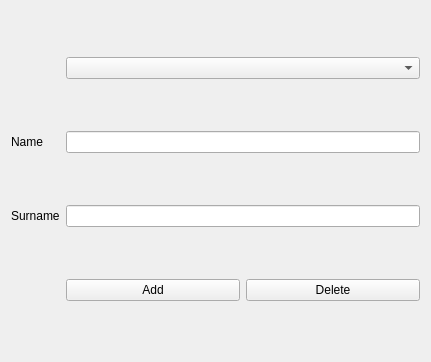
<?xml version="1.0" encoding="UTF-8"?>
<ui version="4.0">
 <class>WindowAddMembers</class>
 <widget class="QWidget" name="WindowAddMembers">
  <property name="geometry">
   <rect>
    <x>0</x>
    <y>0</y>
    <width>431</width>
    <height>362</height>
   </rect>
  </property>
  <property name="windowTitle">
   <string>Form</string>
  </property>
  <layout class="QHBoxLayout" name="horizontalLayout">
   <item>
    <layout class="QGridLayout" name="gridLayout">
     <item row="2" column="0">
      <widget class="QLabel" name="label">
       <property name="text">
        <string>Surname</string>
       </property>
      </widget>
     </item>
     <item row="0" column="1">
      <widget class="QComboBox" name="comboBox"/>
     </item>
     <item row="1" column="0">
      <widget class="QLabel" name="label_2">
       <property name="text">
        <string>Name</string>
       </property>
      </widget>
     </item>
     <item row="1" column="1">
      <widget class="QLineEdit" name="lineName"/>
     </item>
     <item row="2" column="1">
      <widget class="QLineEdit" name="lineSurname"/>
     </item>
     <item row="3" column="1">
      <layout class="QHBoxLayout" name="horizontalLayout_2">
       <item>
        <layout class="QHBoxLayout" name="horizontalLayout_3">
         <item>
          <widget class="QPushButton" name="ButtonAdd">
           <property name="text">
            <string>Add</string>
           </property>
          </widget>
         </item>
         <item>
          <widget class="QPushButton" name="ButtonDelete">
           <property name="text">
            <string>Delete</string>
           </property>
          </widget>
         </item>
        </layout>
       </item>
      </layout>
     </item>
    </layout>
   </item>
  </layout>
 </widget>
 <resources/>
 <connections/>
</ui>
